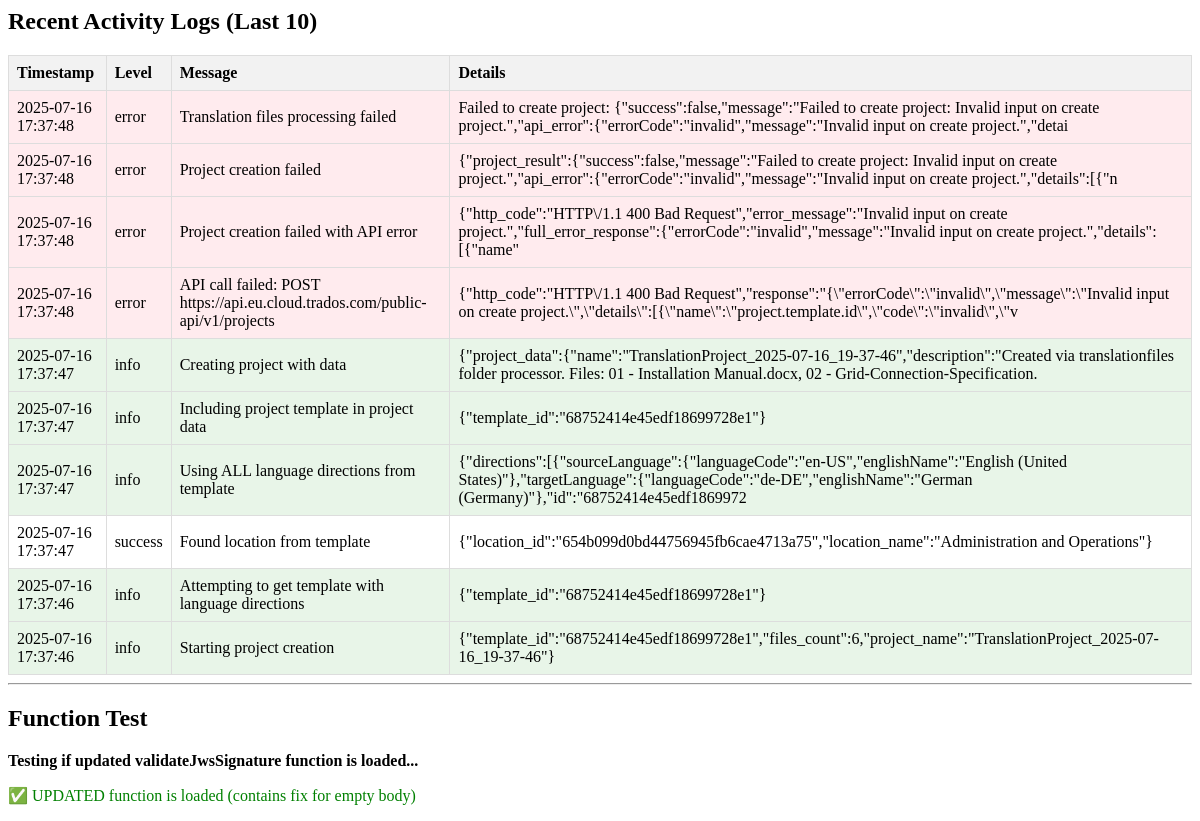
Page /check_logs.php on the earlier database version.
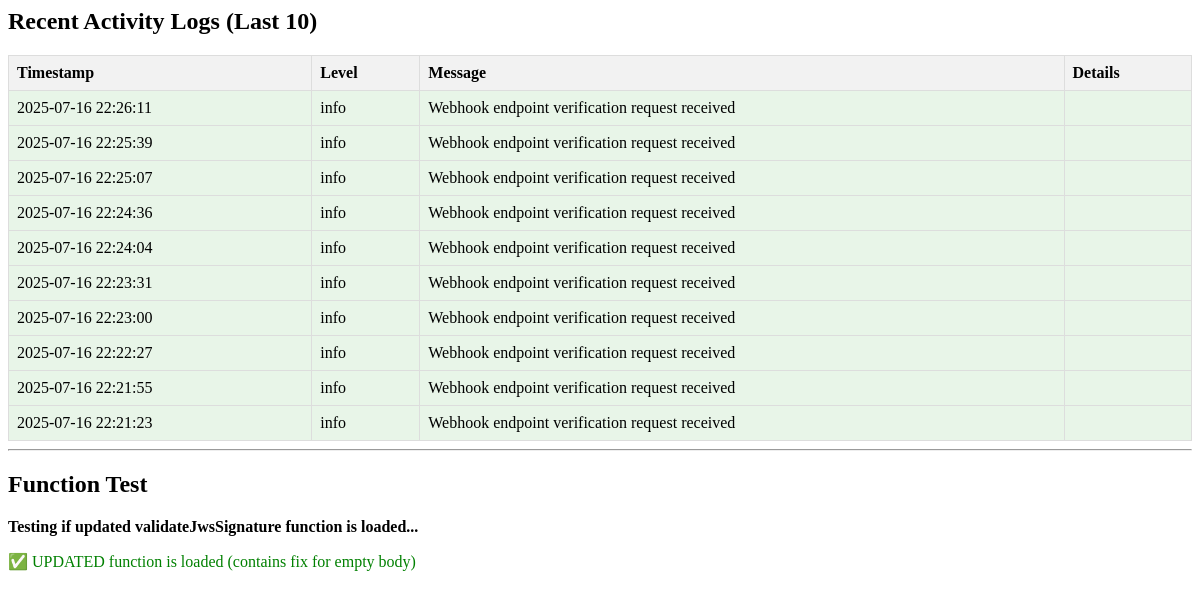
Same page on the later database version.
### tables this page shows
CREATE TABLE activity_logs (
            id INTEGER PRIMARY KEY AUTOINCREMENT,
            instance_id TEXT,
            timestamp DATETIME DEFAULT CURRENT_TIMESTAMP,
            level TEXT DEFAULT 'info' CHECK(level IN ('success', 'info', 'warning', 'error')),
            message TEXT NOT NULL,
            details TEXT,
            request_id TEXT,
            user_agent TEXT,
            ip_address TEXT
        );

### check_logs.php (the view, shortened to what this page needs)
<?php
require_once 'includes/database.php';
require_once 'includes/functions.php';
echo "<h2>Recent Activity Logs (Last 10)</h2>";
try {
    $stmt = $pdo->prepare("
        SELECT timestamp, level, message, details
        FROM activity_logs
        ORDER BY timestamp DESC
        LIMIT 10
    ");
    $stmt->execute();
    $logs = $stmt->fetchAll(PDO::FETCH_ASSOC);
    if ($logs) {
        echo "<table>";
        echo "<tr><th>Timestamp</th><th>Level</th><th>Message</th><th>Details</th></tr>";
        foreach ($logs as $log) {
            $bgColor = '';
            if ($log['level'] === 'error') $bgColor = 'background-color: #ffebee;';
            if ($log['level'] === 'info') $bgColor = 'background-color: #e8f5e8;';
            echo "<tr style='$bgColor'>";
            echo "<td>" . htmlspecialchars($log['timestamp']) . "</td>";
            echo "<td>" . htmlspecialchars($log['level']) . "</td>";
            echo "<td>" . htmlspecialchars($log['message']) . "</td>";
            echo "<td>" . htmlspecialchars(substr($log['details'] ?? '', 0, 200)) . "</td>";
            echo "</tr>";
        }
        echo "</table>";
    } else {
        echo "<p>No logs found.</p>";
    }
} catch (Exception $e) {
    echo "<p style='color:red'>Error: " . htmlspecialchars($e->getMessage()) . "</p>";
}
echo "<hr><h2>Function Test</h2>";
echo "<p><strong>Testing if updated validateJwsSignature function is loaded...</strong></p>";
$reflection = new ReflectionFunction('validateJwsSignature');
$source = file($reflection->getFileName());
$functionSource = '';
for ($i = $reflection->getStartLine() - 1; $i < $reflection->getEndLine(); $i++) {
    $functionSource .= $source[$i];
}
if (strpos($functionSource, 'EMPTY body for JWS validation') !== false) {
    echo "<p style='color:green'>✅ UPDATED function is loaded (contains fix for empty body)</p>";
} else {
    echo "<p style='color:red'>❌ OLD function is still loaded (does not contain empty body fix)</p>";
    echo "<p><strong>You need to update your functions.php file!</strong></p>";
}
?>

Differences in the rows shown:
no longer on this page (row unchanged): activity_logs: timestamp "2025-07-16 17:37:48", level "error", message "Translation files processing failed", details "Failed to create project: {\"success\":false,\"message\":\"Failed to create project: Invalid input on create project.\",\"api_error\":{\"errorCode\":\"invalid\",\"message\":\"Invalid input on create project.\",\"detai"
no longer on this page (row unchanged): activity_logs: timestamp "2025-07-16 17:37:48", level "error", message "Project creation failed", details "{\"project_result\":{\"success\":false,\"message\":\"Failed to create project: Invalid input on create project.\",\"api_error\":{\"errorCode\":\"invalid\",\"message\":\"Invalid input on create project.\",\"details\":[{\"n"
no longer on this page (row unchanged): activity_logs: timestamp "2025-07-16 17:37:48", level "error", message "Project creation failed with API error", details "{\"http_code\":\"HTTP\\/1.1 400 Bad Request\",\"error_message\":\"Invalid input on create project.\",\"full_error_response\":{\"errorCode\":\"invalid\",\"message\":\"Invalid input on create project.\",\"details\":[{\"name\""
no longer on this page (row unchanged): activity_logs: timestamp "2025-07-16 17:37:48", level "error", message "API call failed: POST https://api.eu.cloud.trados.com/public-api/v1/projects", details "{\"http_code\":\"HTTP\\/1.1 400 Bad Request\",\"response\":\"{\\\"errorCode\\\":\\\"invalid\\\",\\\"message\\\":\\\"Invalid input on create project.\\\",\\\"details\\\":[{\\\"name\\\":\\\"project.template.id\\\",\\\"code\\\":\\\"invalid\\\",\\\"v"
no longer on this page (row unchanged): activity_logs: timestamp "2025-07-16 17:37:47", level "info", message "Creating project with data", details "{\"project_data\":{\"name\":\"TranslationProject_2025-07-16_19-37-46\",\"description\":\"Created via translationfiles folder processor. Files: 01 - Installation Manual.docx, 02 - Grid-Connection-Specification."
no longer on this page (row unchanged): activity_logs: timestamp "2025-07-16 17:37:47", level "info", message "Including project template in project data", details "{\"template_id\":\"68752414e45edf18699728e1\"}"
no longer on this page (row unchanged): activity_logs: timestamp "2025-07-16 17:37:47", level "info", message "Using ALL language directions from template", details "{\"directions\":[{\"sourceLanguage\":{\"languageCode\":\"en-US\",\"englishName\":\"English (United States)\"},\"targetLanguage\":{\"languageCode\":\"de-DE\",\"englishName\":\"German (Germany)\"},\"id\":\"68752414e45edf1869972"
no longer on this page (row unchanged): activity_logs: timestamp "2025-07-16 17:37:47", level "success", message "Found location from template", details "{\"location_id\":\"654b099d0bd44756945fb6cae4713a75\",\"location_name\":\"Administration and Operations\"}"
no longer on this page (row unchanged): activity_logs: timestamp "2025-07-16 17:37:46", level "info", message "Attempting to get template with language directions", details "{\"template_id\":\"68752414e45edf18699728e1\"}"
no longer on this page (row unchanged): activity_logs: timestamp "2025-07-16 17:37:46", level "info", message "Starting project creation", details "{\"template_id\":\"68752414e45edf18699728e1\",\"files_count\":6,\"project_name\":\"TranslationProject_2025-07-16_19-37-46\"}"
added activity_logs: timestamp "2025-07-16 22:26:11", level "info", message "Webhook endpoint verification request received"
added activity_logs: timestamp "2025-07-16 22:25:39", level "info", message "Webhook endpoint verification request received"
added activity_logs: timestamp "2025-07-16 22:25:07", level "info", message "Webhook endpoint verification request received"
added activity_logs: timestamp "2025-07-16 22:24:36", level "info", message "Webhook endpoint verification request received"
added activity_logs: timestamp "2025-07-16 22:24:04", level "info", message "Webhook endpoint verification request received"
added activity_logs: timestamp "2025-07-16 22:23:31", level "info", message "Webhook endpoint verification request received"
added activity_logs: timestamp "2025-07-16 22:23:00", level "info", message "Webhook endpoint verification request received"
added activity_logs: timestamp "2025-07-16 22:22:27", level "info", message "Webhook endpoint verification request received"
added activity_logs: timestamp "2025-07-16 22:21:55", level "info", message "Webhook endpoint verification request received"
added activity_logs: timestamp "2025-07-16 22:21:23", level "info", message "Webhook endpoint verification request received"
